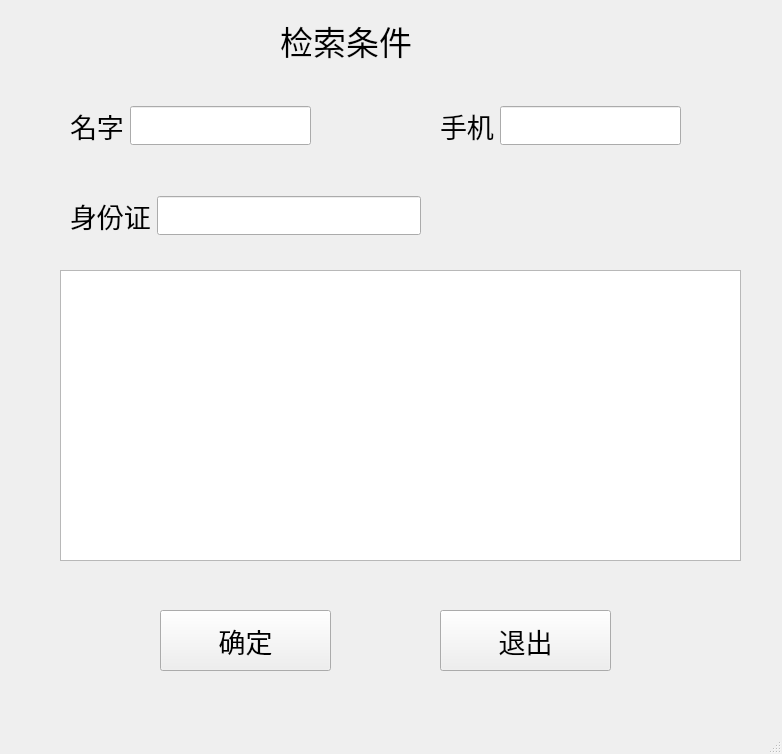
<?xml version="1.0" encoding="UTF-8"?>
<ui version="4.0">
 <class>Inquire</class>
 <widget class="QMainWindow" name="Inquire">
  <property name="geometry">
   <rect>
    <x>0</x>
    <y>0</y>
    <width>782</width>
    <height>754</height>
   </rect>
  </property>
  <property name="windowTitle">
   <string>MainWindow</string>
  </property>
  <widget class="QWidget" name="centralwidget">
   <widget class="QWidget" name="horizontalLayoutWidget">
    <property name="geometry">
     <rect>
      <x>70</x>
      <y>90</y>
      <width>241</width>
      <height>71</height>
     </rect>
    </property>
    <layout class="QHBoxLayout" name="horizontalLayout">
     <item>
      <widget class="QLabel" name="label">
       <property name="font">
        <font>
         <pointsize>20</pointsize>
        </font>
       </property>
       <property name="text">
        <string>名字</string>
       </property>
      </widget>
     </item>
     <item>
      <widget class="QLineEdit" name="lineName">
       <property name="font">
        <font>
         <pointsize>20</pointsize>
        </font>
       </property>
      </widget>
     </item>
    </layout>
   </widget>
   <widget class="QWidget" name="horizontalLayoutWidget_4">
    <property name="geometry">
     <rect>
      <x>440</x>
      <y>90</y>
      <width>241</width>
      <height>71</height>
     </rect>
    </property>
    <layout class="QHBoxLayout" name="horizontalLayout_4">
     <item>
      <widget class="QLabel" name="label_11">
       <property name="font">
        <font>
         <pointsize>20</pointsize>
        </font>
       </property>
       <property name="text">
        <string>手机</string>
       </property>
      </widget>
     </item>
     <item>
      <widget class="QLineEdit" name="linePhone">
       <property name="font">
        <font>
         <pointsize>20</pointsize>
        </font>
       </property>
      </widget>
     </item>
    </layout>
   </widget>
   <widget class="QWidget" name="horizontalLayoutWidget_6">
    <property name="geometry">
     <rect>
      <x>70</x>
      <y>180</y>
      <width>351</width>
      <height>71</height>
     </rect>
    </property>
    <layout class="QHBoxLayout" name="horizontalLayout_6">
     <item>
      <widget class="QLabel" name="label_13">
       <property name="font">
        <font>
         <pointsize>20</pointsize>
        </font>
       </property>
       <property name="text">
        <string>身份证</string>
       </property>
      </widget>
     </item>
     <item>
      <widget class="QLineEdit" name="lineIdcard">
       <property name="font">
        <font>
         <pointsize>20</pointsize>
        </font>
       </property>
      </widget>
     </item>
    </layout>
   </widget>
   <widget class="QLabel" name="label_2">
    <property name="geometry">
     <rect>
      <x>280</x>
      <y>10</y>
      <width>171</width>
      <height>61</height>
     </rect>
    </property>
    <property name="font">
     <font>
      <pointsize>25</pointsize>
     </font>
    </property>
    <property name="text">
     <string>检索条件</string>
    </property>
   </widget>
   <widget class="QPushButton" name="ButtonYes">
    <property name="geometry">
     <rect>
      <x>160</x>
      <y>610</y>
      <width>171</width>
      <height>61</height>
     </rect>
    </property>
    <property name="font">
     <font>
      <pointsize>20</pointsize>
     </font>
    </property>
    <property name="text">
     <string>确定</string>
    </property>
   </widget>
   <widget class="QPushButton" name="ButtonOut">
    <property name="geometry">
     <rect>
      <x>440</x>
      <y>610</y>
      <width>171</width>
      <height>61</height>
     </rect>
    </property>
    <property name="font">
     <font>
      <pointsize>20</pointsize>
     </font>
    </property>
    <property name="text">
     <string>退出</string>
    </property>
   </widget>
   <widget class="QTableWidget" name="tableWidget">
    <property name="geometry">
     <rect>
      <x>60</x>
      <y>270</y>
      <width>681</width>
      <height>291</height>
     </rect>
    </property>
   </widget>
  </widget>
  <widget class="QMenuBar" name="menubar">
   <property name="geometry">
    <rect>
     <x>0</x>
     <y>0</y>
     <width>782</width>
     <height>25</height>
    </rect>
   </property>
  </widget>
  <widget class="QStatusBar" name="statusbar"/>
 </widget>
 <resources/>
 <connections/>
</ui>
